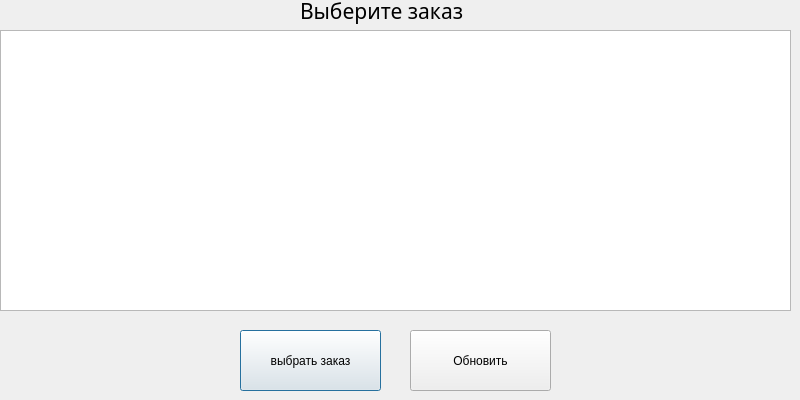
<?xml version="1.0" encoding="UTF-8"?>
<ui version="4.0">
 <class>zakazi</class>
 <widget class="QDialog" name="zakazi">
  <property name="geometry">
   <rect>
    <x>0</x>
    <y>0</y>
    <width>800</width>
    <height>400</height>
   </rect>
  </property>
  <property name="minimumSize">
   <size>
    <width>800</width>
    <height>400</height>
   </size>
  </property>
  <property name="maximumSize">
   <size>
    <width>800</width>
    <height>400</height>
   </size>
  </property>
  <property name="windowTitle">
   <string>Список заказов</string>
  </property>
  <widget class="QListWidget" name="listWidget">
   <property name="geometry">
    <rect>
     <x>0</x>
     <y>30</y>
     <width>791</width>
     <height>281</height>
    </rect>
   </property>
   <property name="font">
    <font>
     <pointsize>12</pointsize>
     <underline>true</underline>
    </font>
   </property>
  </widget>
  <widget class="QPushButton" name="pushButton">
   <property name="geometry">
    <rect>
     <x>240</x>
     <y>330</y>
     <width>141</width>
     <height>61</height>
    </rect>
   </property>
   <property name="text">
    <string>выбрать заказ</string>
   </property>
  </widget>
  <widget class="QPushButton" name="pushButton_2">
   <property name="geometry">
    <rect>
     <x>410</x>
     <y>330</y>
     <width>141</width>
     <height>61</height>
    </rect>
   </property>
   <property name="text">
    <string>Обновить</string>
   </property>
  </widget>
  <widget class="QLabel" name="label">
   <property name="geometry">
    <rect>
     <x>300</x>
     <y>-10</y>
     <width>201</width>
     <height>41</height>
    </rect>
   </property>
   <property name="font">
    <font>
     <family>Segoe Script</family>
     <pointsize>16</pointsize>
    </font>
   </property>
   <property name="text">
    <string>Выберите заказ</string>
   </property>
  </widget>
 </widget>
 <resources/>
 <connections/>
</ui>
